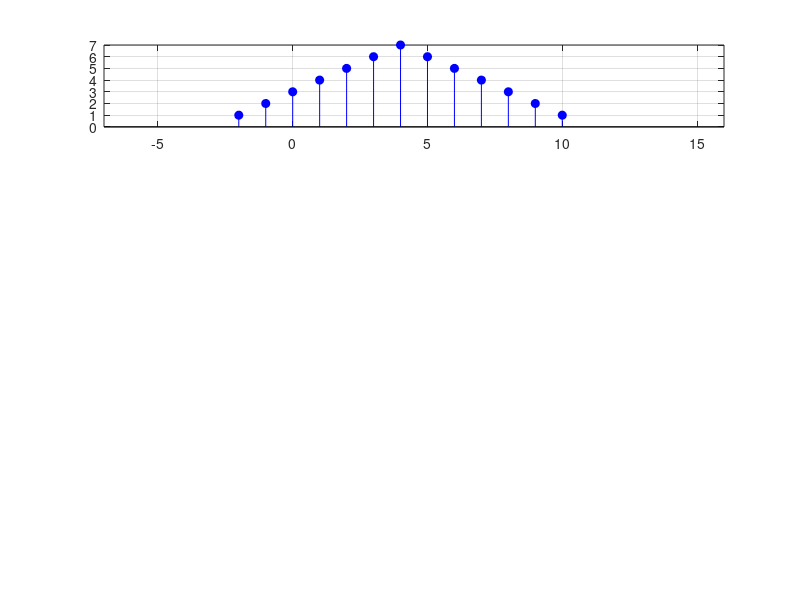

The MATLAB script that drew this image: (Note: this script raises an error after producing the figure.)
%% función original
n1 = -2:10;
x1 = [1 2 3 4 5 6 7 6 5 4 3 2 1];

figure
subplot(4,1,1)
stem(n1,x1,'b','filled');
grid on
xlim([-7,16]);

%%  2x[n-5]
[x2,n2] = sigshift(x1,n1,5);

x3= 2.*x2;
subplot(4,1,2);
stem(n2,x3,'b','filled');
grid on;
xlim([-7,16]);

%% 3x[n+4]

[x4,n3] = sigshift(x1,n1,-4);

x5= -3.*x4;
subplot(4,1,3);
stem(n3,x5,'b','filled');
grid on;
xlim([-7,16]);

%% 2x[n-5]-3x[n+4]

[xf,nf] = sigadd(x3,n2,x5,n3);

subplot(4,1,4);
stem(nf,xf,'b','filled');
grid on;
xlim([-7,16]);


